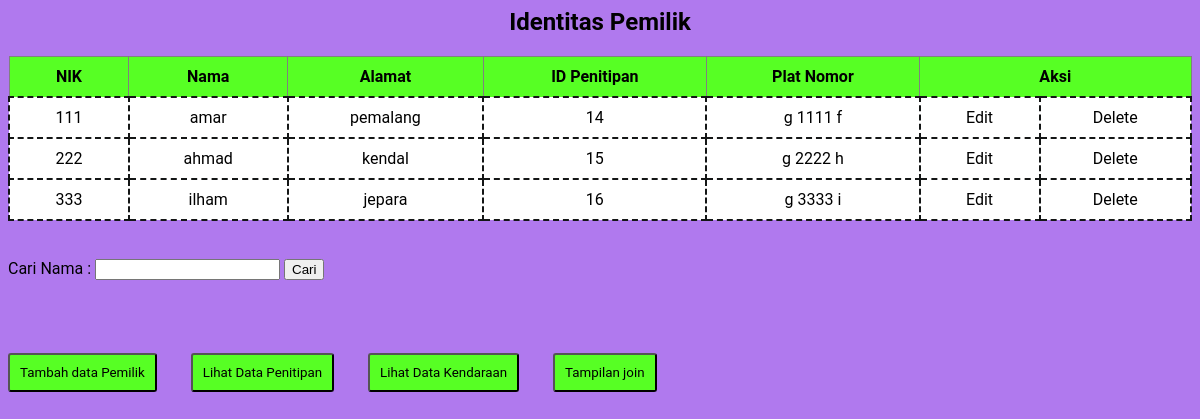
/Penitipan_Motor/data_pemilik.php, run on the app's committed database.
### tables this page shows
CREATE TABLE `pemilik` (
  `NIK` varchar(50) NOT NULL,
  `Nama` varchar(50) NOT NULL,
  `Alamat` varchar(50) NOT NULL,
  `ID_Penitipan` int(11) NOT NULL,
  `Plat_Nomor` varchar(10) NOT NULL
);

### Penitipan_Motor/data_pemilik.php (the view, shortened to what this page needs)
<html>
<head>
    <link rel="stylesheet" type="text/css" href="style.css">
</head>
<body>
    <h2 align='center' line-height='50%'>Identitas Pemilik</h2>
    <table width='100%' border=1 class='table'>
        <tr>
            <th>NIK</th>
            <th>Nama</th>
            <th>Alamat</th>
            <th>ID Penitipan</th>
            <th>Plat Nomor</th>
            <th colspan="2">Aksi</th>
        </tr>
        <?php
        include_once("config.php");
        if(isset($_GET['cari'])){
		    $cari = $_GET['cari'];
            $result = mysqli_query($mysqli, "SELECT * FROM pemilik WHERE Nama like '%".$cari."%'");
        }else{
        $result = mysqli_query($mysqli, "SELECT * FROM pemilik ORDER BY ID_Penitipan ASC");
        }
        while ($user_data = mysqli_fetch_array($result)) {
            echo "<tr>";
            echo "<td align='center'>" . $user_data['NIK'] . "</td>";
            echo "<td align='center'>" . $user_data['Nama'] . "</td>";
            echo "<td align='center'>" . $user_data['Alamat'] . "</td>";
            echo "<td align='center'>" . $user_data['ID_Penitipan'] . "</td>";
            echo "<td align='center'>" . $user_data['Plat_Nomor'] . "</td>";
            echo "<td align='center'><a href='edit_pemilik.php?id=$user_data[ID_Penitipan]'>Edit</a></td>";
            echo "<td align='center'><a href='delete_pemilik.php?id=$user_data[ID_Penitipan]'>Delete</a></td></tr>";
        }
        ?>
    </table>
    <br>
    <form action="data_pemilik.php" method="get">
	    <label>Cari Nama :</label>
	    <input type="text" name="cari">
	    <input type="submit" value="Cari">
    </form>
    <br>
    <br>
    <button><a href="add_pemilik.php">Tambah data Pemilik</a></button>
    <button><a href="index.php">Lihat Data Penitipan</a></button>
    <button><a href="data_kendaraan.php">Lihat Data Kendaraan</a></button>
    <button><a href="join.php">Tampilan join</a></button>
</body>
</html>

### Penitipan_Motor/style.css (style rules this page uses)
body { font-family: 'roboto'; color: #000; background: #b079ee; }
a { text-decoration: none; color: black; }
.table { border-collapse: collapse; }
table.table th th , table.table tr td { padding: 10px 20px ; background-color: #ffffff; border: 2px dashed #141616; }
table.table th th , table.table tr th { padding: 10px 20px ; background-color: #57ff24; }
button { background-color:#57ff24; color: black; padding: 10px 16px; text-decoration: none; cursor: pointer; font-family: 'roboto'; margin-right: 30px; border-radius: 3px; padding:10px; }

### data on the page
pemilik: NIK "111", Nama "amar", Alamat "pemalang", ID_Penitipan "14", Plat_Nomor "g 1111 f"
pemilik: NIK "222", Nama "ahmad", Alamat "kendal", ID_Penitipan "15", Plat_Nomor "g 2222 h"
pemilik: NIK "333", Nama "ilham", Alamat "jepara", ID_Penitipan "16", Plat_Nomor "g 3333 i"
